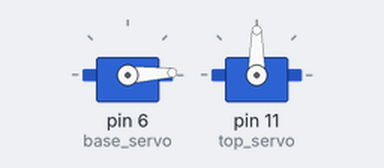
Simulated run of this sketch. Board: Arduino Uno, built with avr-gcc and run on an emulated ATmega328P. On the bench: 2 × servo.

Above: at 0.05 s.
At 1.4 s:
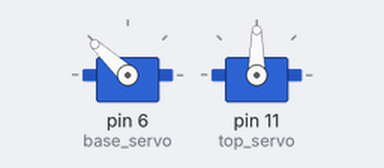
At 2.75 s:
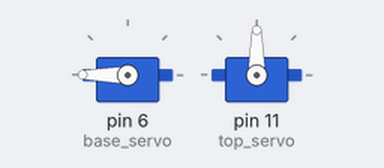
At 5.5 s:
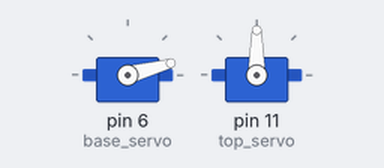
Timing chart, 0 to 9.9 s (numbered marks = the images above):
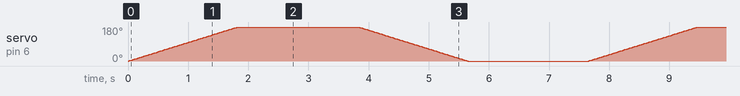

The sketch:

arduino_pan_tilt_servo.ino
```cpp
#include <Servo.h>

// create servo object to control a servo
Servo base_servo;
Servo top_servo;

// variable to store the servo position
int base_pos;
int top_pos;

void setup() {
  // attaches the servo on pin 9 to the servo object
  base_servo.attach(6);
  top_servo.attach(11);
}

void loop() {

  // pan from left to right
  for (base_pos = 0; base_pos <= 180; base_pos += 1) { // goes from 0 degrees to 180 degrees in steps of 1 degree
    base_servo.write(base_pos);                 // tell servo to go to position in variable 'pos'
    delay(10);                          // waits 15ms for the servo to reach the position
  }
  delay(1000);

  // tilt backwards
  for (top_pos = 90; top_pos <= 0; top_pos += 1) { // goes from 0 degrees to 180 degrees in steps of 1 degree
    top_servo.write(top_pos);                 // tell servo to go to position in variable 'pos'
    delay(10);                          // waits 15ms for the servo to reach the position
  }
  delay(1000);


  // pan from right to left
  for (base_pos = 180; base_pos >= 0; base_pos -= 1) { // goes from 180 degrees to 0 degrees
    base_servo.write(base_pos);                 // tell servo to go to position in variable 'pos'
    delay(10);                          // waits 15ms for the servo to reach the position
  }
  delay(1000);


  // tilt upwards
  for (top_pos = 0; top_pos >= 90; top_pos -= 1) { // goes from 180 degrees to 0 degrees
    top_servo.write(top_pos);                 // tell servo to go to position in variable 'pos'
    delay(10);                          // waits 15ms for the servo to reach the position
  }
  delay(1000);


}
```
